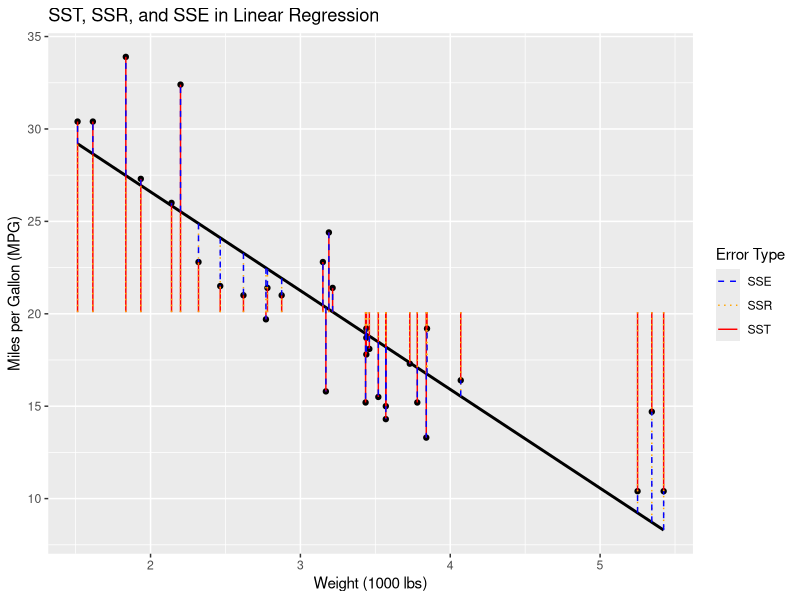
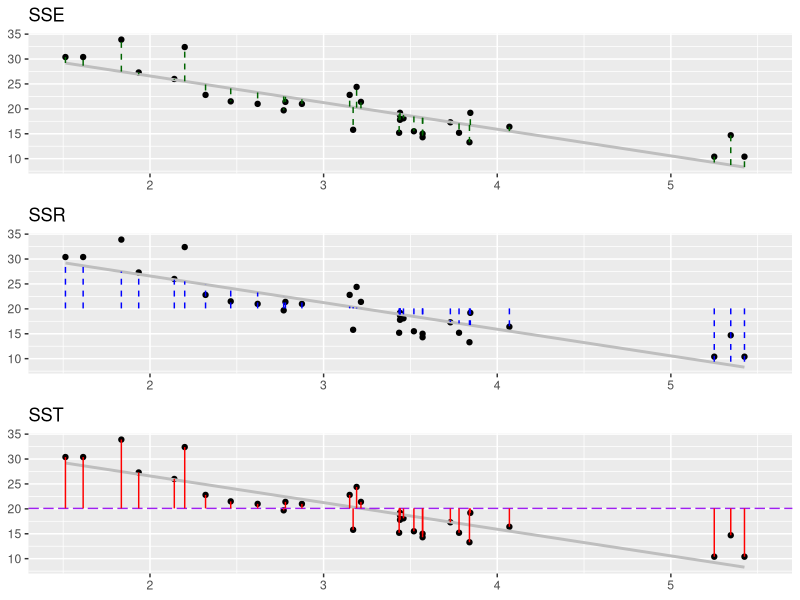
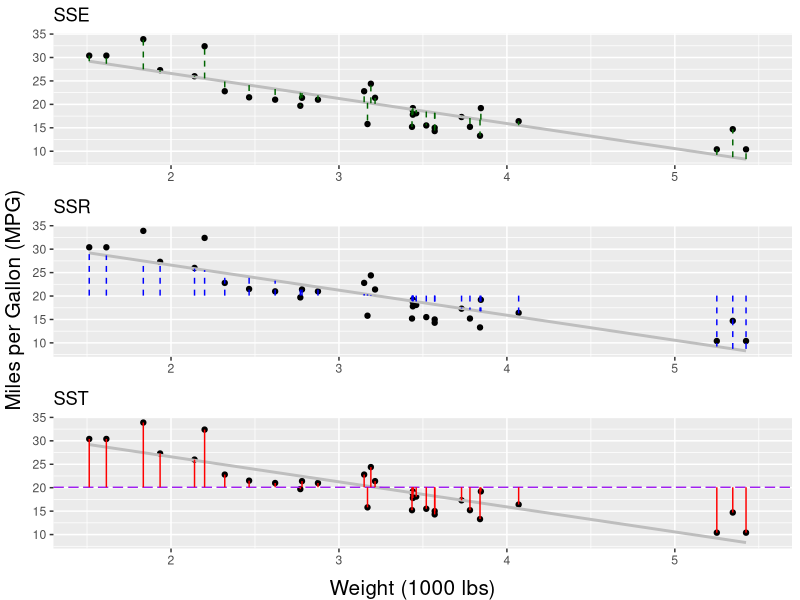
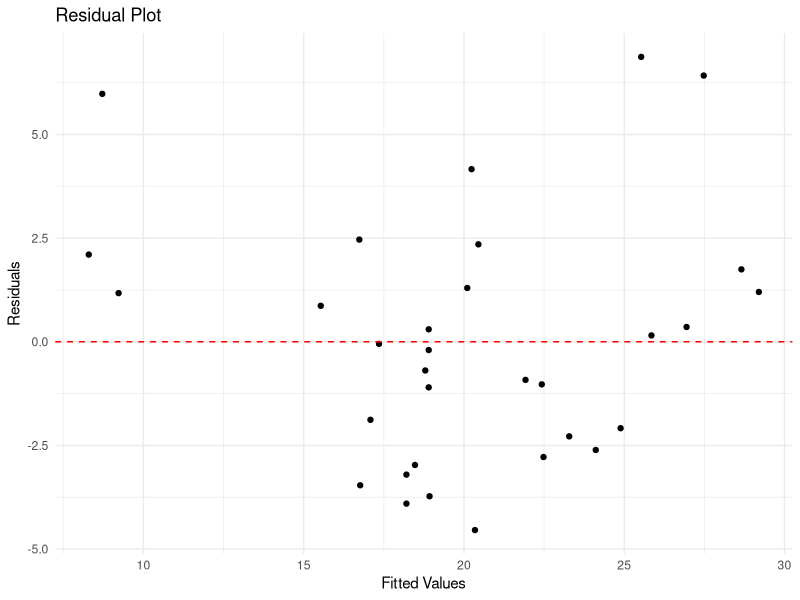
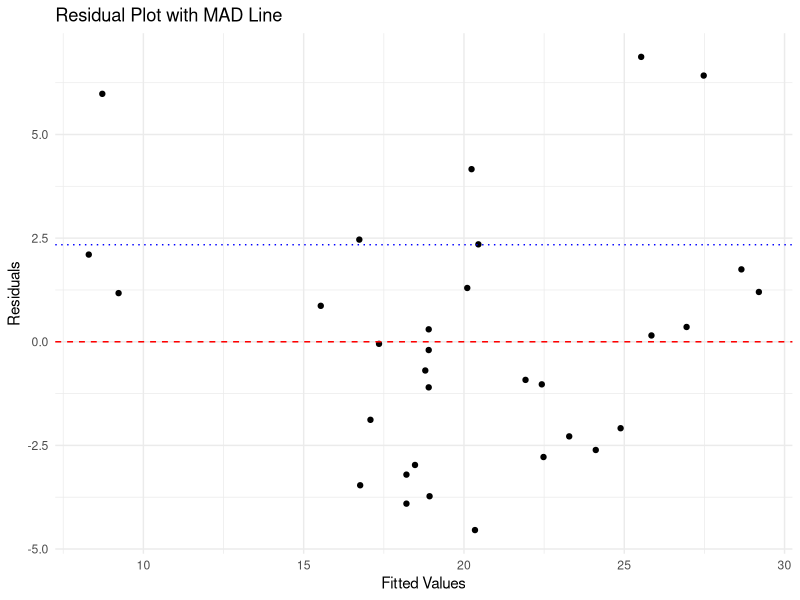
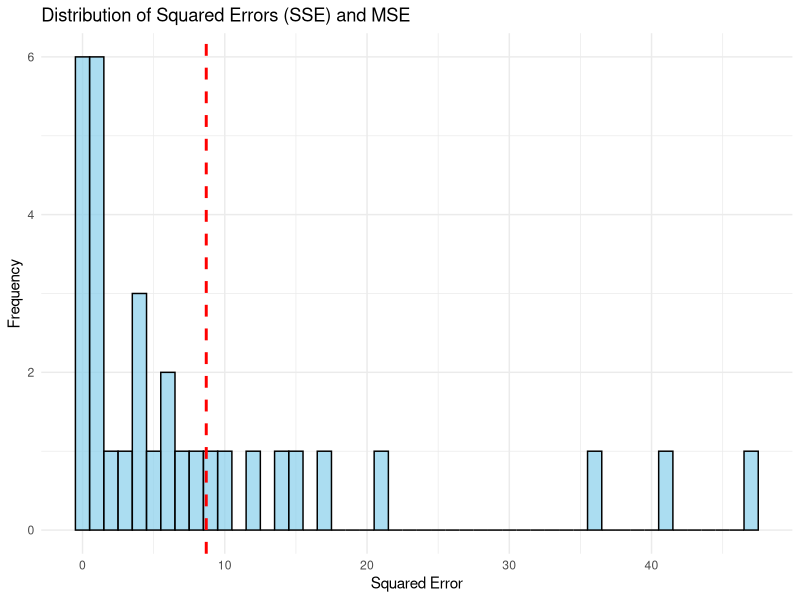

Generate these figures, in order, with R:
################################################################################
# Load necessary library
################################################################################
library(ggplot2)  # For plotting
library(dplyr)  
library(tidyr) # For pivoting the data
library(gridExtra) # For combining plots
library(grid)  # Load the grid package for textGrob

################################################################################
# Use built-in mtcars dataset
data(mtcars)

# Fit a linear regression model (predicting mpg from wt)
model <- lm(mpg ~ wt, data = mtcars)

# Get predicted values and residuals
predicted_values <- predict(model)
residuals <- mtcars$mpg - predicted_values

# Calculate Error Metrics and Components
SST <- sum((mtcars$mpg - mean(mtcars$mpg))^2)
SSR <- sum((predicted_values - mean(mtcars$mpg))^2)
SSE <- sum(residuals^2)
MSE <- mean(residuals^2)
R_squared <- SSR / SST

# Print the results
cat("Sum of Squares Total (SST):", SST, "\n")
cat("Sum of Squares Regression (SSR):", SSR, "\n")
cat("Sum of Squares Error (SSE):", SSE, "\n")
cat("Mean Squared Error (MSE):", MSE, "\n")
cat("R-squared:", R_squared, "\n")

################################################################################
# Visualization 1: SST, SSR, and SSE
################################################################################
# Create a dataframe for the segments
mtcars_segments <- mtcars %>%
  mutate(
    fitted = predict(model),
    mean_mpg = mean(mpg),
    segment_type = case_when(
      mpg > mean_mpg & mpg > fitted ~ "SST",
      mpg > mean_mpg & mpg <= fitted ~ "SSR",
      mpg <= mean_mpg & mpg <= fitted ~ "SSE",
      TRUE ~ "Other"
    )
  )

# Plot with ggplot2
ggplot(mtcars, aes(x = wt, y = mpg)) +
  geom_point() +
  geom_smooth(method = "lm", se = FALSE, color = "black") +  # Regression line
  geom_segment(data = mtcars_segments, aes(x = wt, xend = wt, y = mpg, yend = mean_mpg, color = "SST")) +  # SST lines
  geom_segment(data = mtcars_segments, aes(x = wt, xend = wt, y = mean_mpg, yend = fitted, color = "SSR"), linetype = "dotted") +  # SSR lines
  geom_segment(data = mtcars_segments, aes(x = wt, xend = wt, y = fitted, yend = mpg, color = "SSE"),linetype = "dashed") +  # SSE lines
  scale_color_manual(values = c("SST" = "red", "SSR" = "orange", "SSE" = "blue")) +
  labs(
    title = "SST, SSR, and SSE in Linear Regression",
    x = "Weight (1000 lbs)",
    y = "Miles per Gallon (MPG)",
    color = "Error Type"
  ) +
  theme(legend.position = "right")

################################################################################
### 3 Seperate plot for better illustration ###
################################################################################
# Define the limits for the x-axis
x_limits <- c(1.5, 5.5)

# Plot for SST
plot_sst <- ggplot(mtcars_segments, aes(x = wt, y = mpg)) +
  geom_point() +
  geom_smooth(method = "lm", se = FALSE, color = "gray") +  # Regression line
  geom_hline(yintercept = mean(mtcars$mpg), linetype = "longdash", color = "purple", size = 0.5) + 
  geom_segment(aes(x = wt, xend = wt, y = mpg, yend = mean_mpg), color = "red") +  # SST lines
  labs(title = "SST") +
  theme(axis.title.x = element_blank(), axis.title.y = element_blank()) +
  xlim(x_limits)

# Plot for SSR
plot_ssr <- ggplot(mtcars_segments, aes(x = wt, y = mpg)) +
  geom_point() +
  geom_smooth(method = "lm", se = FALSE, color = "gray") +  # Regression line
  geom_segment(aes(x = wt, xend = wt, y = mean_mpg, yend = predict(model)), color = "blue", linetype = "dashed") +  # SSR lines
  labs(title = "SSR") +
  theme(axis.title.x = element_blank(), axis.title.y = element_blank()) +
  xlim(x_limits)

# Plot for SSE
plot_sse <- ggplot(mtcars_segments, aes(x = wt, y = mpg)) +
  geom_point() +
  geom_smooth(method = "lm", se = FALSE, color = "gray") +  # Regression line
  geom_segment(aes(x = wt, xend = wt, y = predict(model), yend = mpg), color = "darkgreen", linetype = "dashed") +  # SSE lines
  labs(title = "SSE") +
  theme(axis.title.x = element_blank(), axis.title.y = element_blank()) +
  xlim(x_limits)

# Combine the three plots
combined_plot <- grid.arrange(plot_sse, plot_ssr, plot_sst, ncol = 1)

grid.arrange(combined_plot,
             bottom = textGrob("Weight (1000 lbs)", gp = gpar(fontsize = 15)),
             left = textGrob("Miles per Gallon (MPG)", rot = 90, gp = gpar(fontsize = 15)))

################################################################################
# Visualization 2: MSE and R-squared
################################################################################
ggplot(mtcars_segments, aes(x = fitted, y = residuals(model))) +
  geom_point() +
  geom_hline(yintercept = 0, linetype = "dashed", color = "red") +  # Zero line
  labs(title = "Residual Plot",
       x = "Fitted Values",
       y = "Residuals") +
  theme_minimal()

# Calculate Mean Absolute Deviation (MAD)
mad <- mean(abs(residuals(model)))

# Create the residual plot
ggplot(mtcars_segments, aes(x = fitted, y = residuals(model))) +
  geom_point() +
  geom_hline(yintercept = 0, linetype = "dashed", color = "red") +  # Zero line
  geom_hline(yintercept = mad, linetype = "dotted", color = "blue") +  # MAD line
  labs(title = "Residual Plot with MAD Line",
       x = "Fitted Values",
       y = "Residuals") +
  theme_minimal()

# Calculate squared errors (SSE)
squared_errors <- residuals(model)^2

# Calculate MSE
mse <- mean(squared_errors)

# Create the plot
ggplot(data.frame(squared_errors), aes(x = squared_errors)) +
  geom_histogram(binwidth = 1, fill = "skyblue", color = "black", alpha = 0.7) +  # Histogram of squared errors
  geom_vline(xintercept = mse, linetype = "dashed", color = "red", size = 1) +  # Vertical line for MSE
  labs(title = "Distribution of Squared Errors (SSE) and MSE",
       x = "Squared Error",
       y = "Frequency") +
  theme_minimal()
